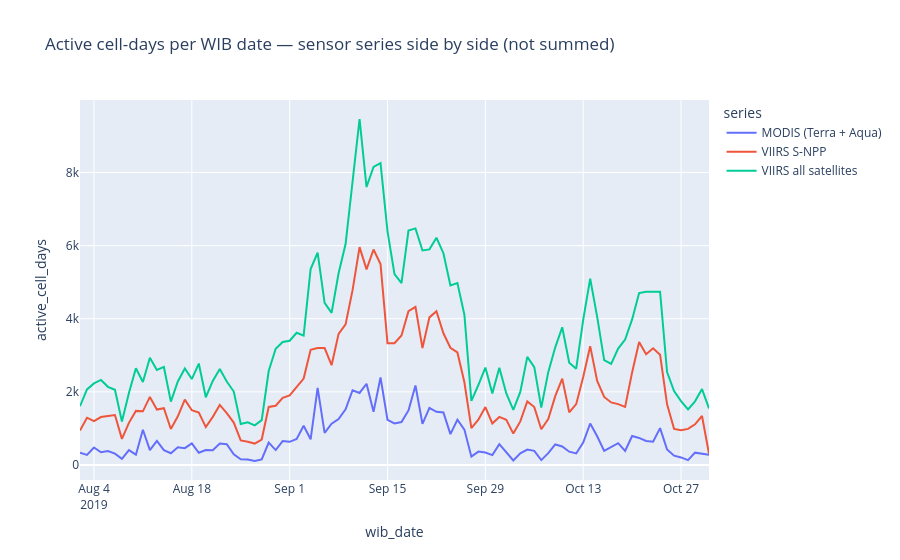

Source (notebook cell):
### Code cell
long = daily[daily.complete].drop(columns='complete').reset_index().melt('wib_date', var_name='series', value_name='active_cell_days')
long['series'] = long['series'].map({k: v['label'] for k, v in activity.SERIES.items()})
px.line(long, x='wib_date', y='active_cell_days', color='series',
        title='Active cell-days per WIB date — sensor series side by side (not summed)')
